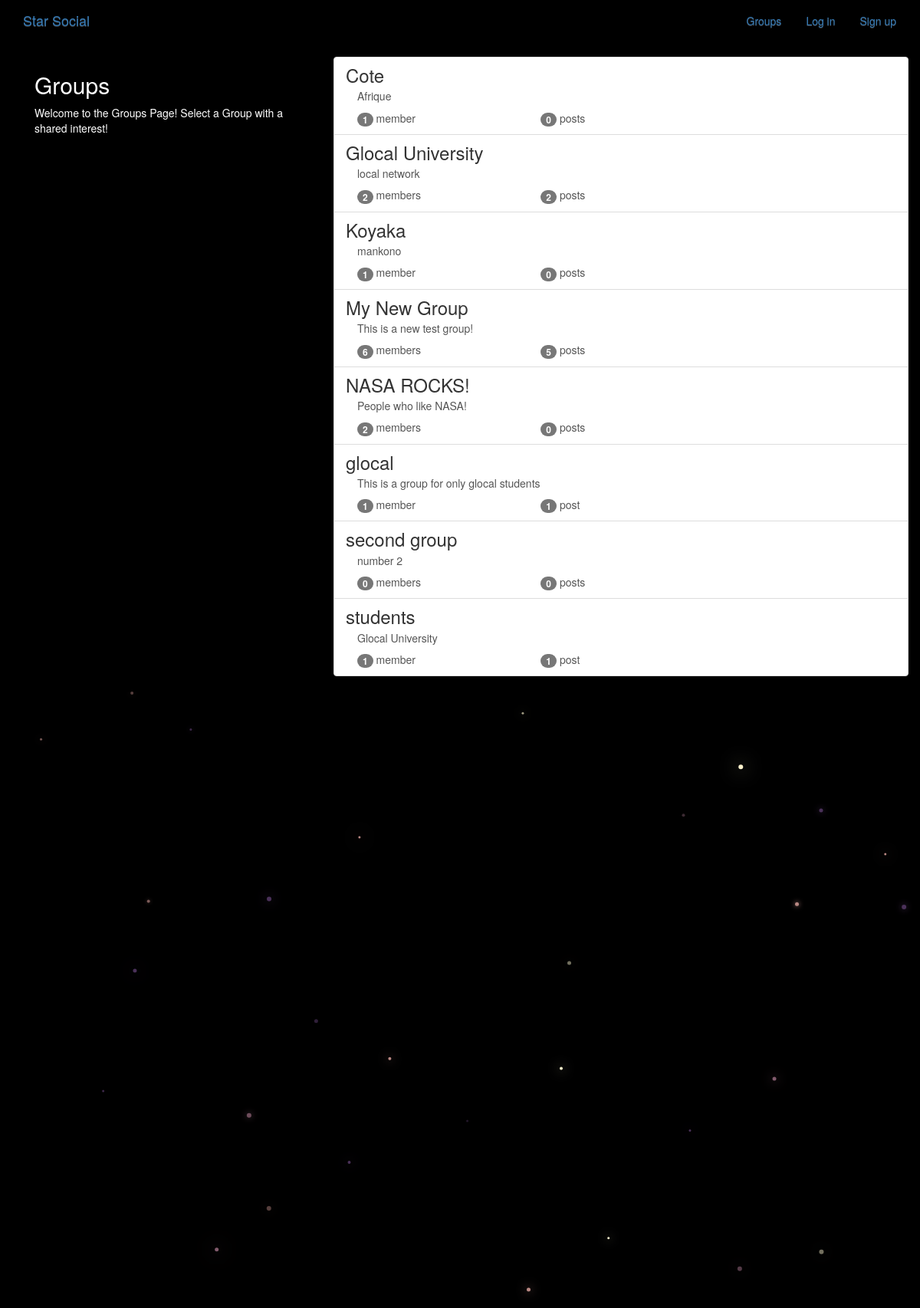
The app's page /groups/ with its own data.
### groups/models.py (models this page shows, shortened)
class Group(models.Model):
    name = models.CharField(max_length=255, unique=True)
    slug = models.SlugField(allow_unicode=True, unique=True)
    description = models.TextField(blank=True, default='')
    description_html = models.TextField(editable=False, default='', blank=True)
    members = models.ManyToManyField(User,through="GroupMember")
    class Meta:
        ordering = ["name"]

### groups/views.py (the view)
class ListGroups(generic.ListView):
    model = Group

### groups/templates/groups/group_list.html (shortened to what this page needs)
{% extends "groups/group_base.html" %}
{% block pregroup %}
<div class="col-md-4">
	<div class="content">
			<h2>Groups</h2>
			<p>Welcome to the Groups Page! Select a Group with a shared interest!</p>
	</div>
</div>
{% endblock %}
{% block group_content %}
<div class="col-md-8">
	<div class="list-group">
		{% for group in object_list %}
		  <a class="list-group-item" href="{% url 'groups:single' slug=group.slug %}">
			     <h3 class="title list-group-item-heading">{{ group.name }}</h3>
			<div class="list-group-item-text container-fluid">
				{{ group.description_html|safe }}
				<div class="row">
					<div class="col-md-4">
						<span class="badge">{{ group.members.count }}</span> member{{ group.members.count|pluralize }}
					</div>
					<div class="col-md-4">
						<span class="badge">{{ group.posts.count }}</span> post{{ group.posts.count|pluralize }}
					</div>
				</div>
			</div>
		</a>
		{% endfor %}
	</div>
</div>
{% endblock %}

### groups/templates/groups/group_base.html (shortened to what this page needs)
{% extends "base.html" %}
{% block content %}
<div class="container">
  <div class="row">
    {% block pregroup %}{% endblock %}
    {% block group_content %}{% endblock %}
  </div>
</div>
{% endblock %}

### templates/base.html (shortened to what this page needs)
<!DOCTYPE html>
{% load staticfiles %}
<html>
  <head>
    <link rel="stylesheet" href="https://maxcdn.bootstrapcdn.com/bootstrap/3.3.7/css/bootstrap.min.css">
    <link rel="stylesheet" href="https://maxcdn.bootstrapcdn.com/bootstrap/3.3.7/css/bootstrap-theme.min.css">
    <link rel="stylesheet" href="{% static 'simplesocial/css/master.css'%}">
  </head>
  <body>
    <nav class="navbar  mynav" role="navigation" id="navbar">
    			<div class="container">
            <a class="navbar-brand mynav" href="{% url 'home' %}">Star Social</a>
    					<ul class="nav navbar-nav navbar-right">
    						{% if user.is_authenticated %}
                      <li><a href="{% url 'posts:create' %}" class="btn btn-simple">Post</a></li>
                      <li><a href="{% url 'groups:all' %}" class="btn btn-simple">Groups</a></li>
                      <li><a href="{% url 'groups:create' %}" class="btn btn-simple">Create Group</a></li>
                      <li><a href="{% url 'accounts:logout' %}" class="btn btn-simple">Log out</a></li>
    						{% else %}
    						      <li><a href="{% url 'groups:all' %}"class="btn btn-simple">Groups</a></li>
    						      <li><a href="{% url 'accounts:login' %}" class="btn btn-simple">Log in</a></li>
    						      <li><a href="{% url 'accounts:signup' %}" class="btn btn-simple">Sign up</a></li>
    						{% endif %}
    					</ul>
    			</div>
    		</nav>
        <div class="container mycontent">
          {% block content %}
          {% endblock %}
        </div>
<canvas id="canvas"></canvas>
  </body>
</html>

### static/simplesocial/css/master.css (style rules this page uses)
body { margin: 0; overflow: hidden; background-color: black; color:white; }

### records on screen
Group: name "Cote", description_html "Afrique", members.count "1", posts.count "0"
Group: name "Glocal University", description_html "local network", members.count "2", posts.count "2"
Group: name "Koyaka", description_html "mankono", members.count "1", posts.count "0"
Group: name "My New Group", description_html "This is a new test group!", members.count "6", posts.count "5"
Group: name "NASA ROCKS!", description_html "People who like NASA!", members.count "2", posts.count "0"
Group: name "glocal", description_html "This is a group for only glocal students", members.count "1", posts.count "1"
Group: name "second group", description_html "number 2", members.count "0", posts.count "0"
Group: name "students", description_html "Glocal University", members.count "1", posts.count "1"
